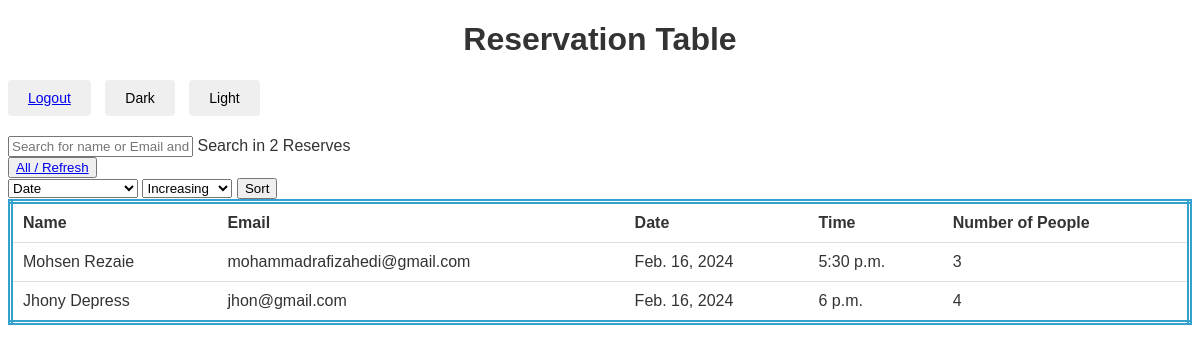
/admin_panel/ (signed in), run on an earlier commit of the app's database.
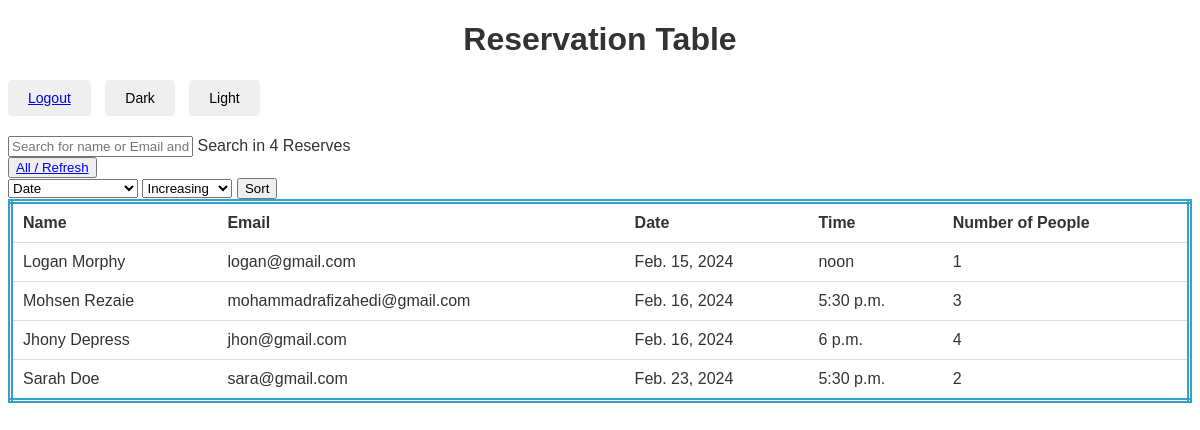
And on a later commit of the database.
### base/models.py (models this page shows, shortened)
class Reservation(models.Model):
    name = models.CharField(max_length=100)
    email = models.EmailField()
    date = models.DateField()
    time = models.TimeField()
    number_of_people = models.PositiveSmallIntegerField()

### base/views.py (the view)
# urls.py: path('admin_panel/', views.admin_panel, name='admin-panel')
@login_required(login_url='/admin_login')
def admin_panel(request):
    q = request.GET.get('q') if request.GET.get('q') is not None else ''
    sort_by = request.GET.get('sort_by')
    ord_by = request.GET.get('order_by')
    ordering = 'date'
    if sort_by in ['date', 'time', 'number_of_people']:
        ordering = sort_by
    if ord_by == 'dec':
        reserves = Reservation.objects.filter(
            Q(name__icontains=q) |
            Q(email__icontains=q)
        ).order_by('-' + ordering)
    else:
        reserves = Reservation.objects.filter(
            Q(name__icontains=q) |
            Q(email__icontains=q)
        ).order_by(ordering)
    context = {
        "reserves": reserves,
        'sort_by': sort_by
    }
    return render(request, 'admin_panel.html', context)

### templates/admin_panel.html (shortened to what this page needs)
<!DOCTYPE html>
<html lang="en">
<head>
</head>
<body>
<h1 style="text-align: center">Reservation Table</h1>
<div class="mode-buttons">
    <button class="mode-button"><a href="{% url 'admin-logout' %}">Logout</a></button>
    <button class="mode-button" id="dark-mode">Dark</button>
    <button class="mode-button" id="light-mode">Light</button>
</div>
<form method="GET" action="{% url 'admin-panel' %}">
    <input type="text" name="q" placeholder="Search for name or Email and hit Enter">
    <label>Search in {{ reserves | length }} Reserves</label>
</form>
<div>
    <button><a href="{% url 'admin-panel' %}">All / Refresh</a></button>
</div>
<form method="GET">
    <select name="sort_by">
        <option value="date">Date</option>
    </select>
    <select name="order_by">
        <option value="inc">Increasing</option>
    </select>
    <button type="submit">Sort</button>
</form>
<table>
    <thead>
    <tr>
        <th>Name</th>
        <th>Email</th>
        <th>Date</th>
        <th>Time</th>
        <th>Number of People</th>
    </tr>
    </thead>
    <tbody>
    {% for reserve in reserves %}
        <tr>
            <td>{{ reserve.name }}</td>
            <td>{{ reserve.email }}</td>
            <td>{{ reserve.date }}</td>
            <td>{{ reserve.time }}</td>
            <td>{{ reserve.number_of_people }}</td>
        </tr>
    {% endfor %}
    </tbody>
</table>
</body>
</html>

### templates/admin_panel.html (style rules this page uses)
:root { --background-color-light: #ffffff; --text-color-light: #333333; --border-color-light: #dddddd; --background-color-dark: #333333; --text-color-dark: #ffffff; --border-color-dark: #555555; --background-color: var(--background-color-light); --text-color: var(--text-color-light); --border-color: var(--border-color-light); }
body { font-family: Arial, sans-serif; background-color: var(--background-color); color: var(--text-color); transition: background-color 0.3s, color 0.3s; }
table { border: thick double #32a1ce; width: 100%; border-collapse: collapse; }
th, td { padding: 10px; border-bottom: 1px solid var(--border-color); text-align: left; }
th { background-color: var(--background-color); color: var(--text-color); }
.mode-buttons { margin-bottom: 20px; }
.mode-button { cursor: pointer; padding: 10px 20px; margin-right: 10px; border: none; border-radius: 4px; font-size: 14px; }

What changed in the data, as far as the page shows it:
added Reservation: name "Logan Morphy", email "logan@gmail.com", date "Feb. 15, 2024", time "noon", number_of_people "1"
added Reservation: name "Sarah Doe", email "sara@gmail.com", date "Feb. 23, 2024", time "5:30 p.m.", number_of_people "2"
Also different on the page:
{{ reserves | length }}: "2" → "4"
